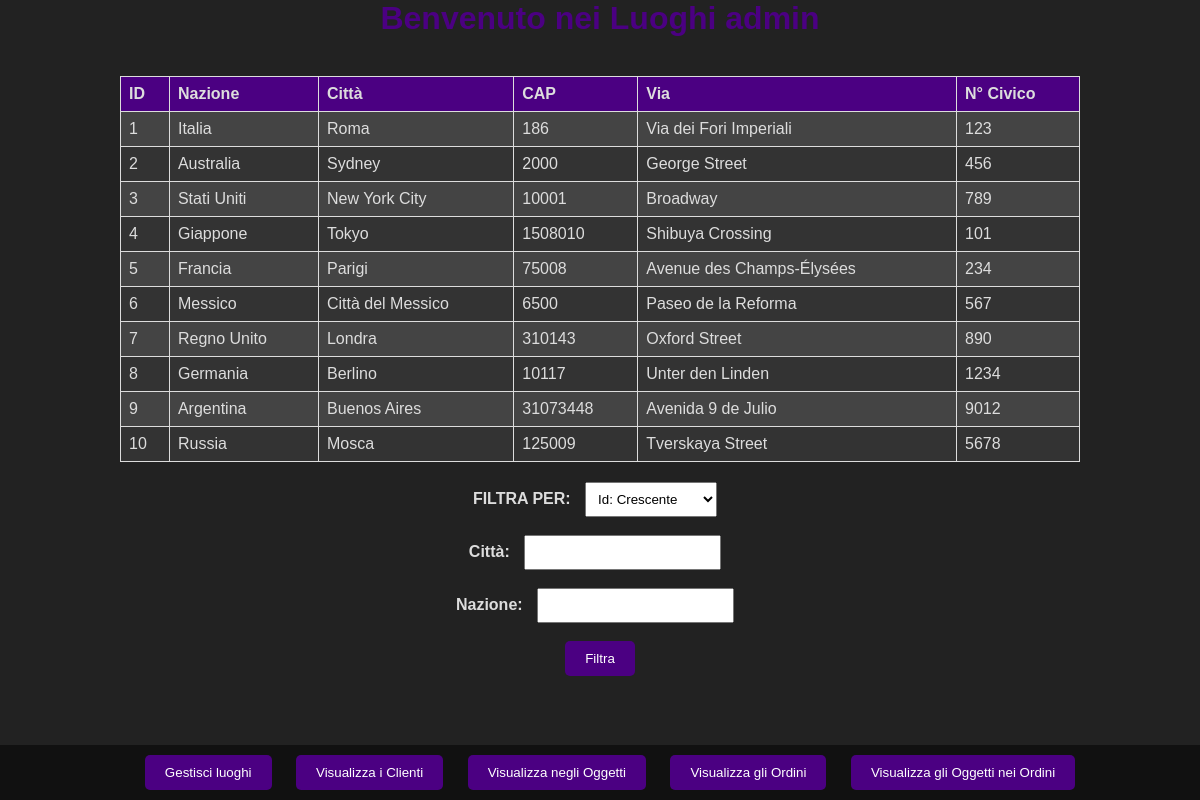
/luoghi.php (signed in), run on the app's committed database.
### tables this page shows
CREATE TABLE `luoghi_consegna` (
  `id` int(11) NOT NULL,
  `citta` varchar(30) NOT NULL,
  `nazione` varchar(30) NOT NULL,
  `cap` varchar(30) NOT NULL,
  `via` varchar(50) NOT NULL,
  `num_civico` int(11) NOT NULL
);

### luoghi.php (the view, shortened to what this page needs)
<?php
require "credenziali.php";
if (isset($_SESSION["UTENTE"])) {
    echo "<html>
        <head>
        <style>
        body {
            font-family: Arial, sans-serif;
            margin: 0;
            padding: 0;
            margin-bottom: 70px;
            background-color: #222;
            color: #ddd;
        }
        h1 {
            text-align: center;
            color: #4B0082; /* Indaco */
        }
        table {
            width: 80%;
            margin: auto;
            border-collapse: collapse;
            background-color: #333;
        }
        th, td {
            border: 1px solid #ddd;
            padding: 8px;
            text-align: left;
            color: #ddd;
        }
        th {
            background-color: #4B0082; /* Indaco */
            color: #ddd;
        }
        tr:nth-child(even) {
            background-color: #444;
        }
        footer {
            background-color: #111;
            color: #ddd;
            padding: 10px;
            text-align: center;
            position: fixed;
            bottom: 0;
            width: 100%;
        }
        button {
            padding: 10px 20px;
            margin: 0 10px;
            background-color: #4B0082; /* Indaco */
            color: white;
            border: none;
            border-radius: 5px;
            cursor: pointer;
        }
        button:hover {
            background-color: #6A5ACD; /* Lavanda scuro */
        }
        form {
            margin-top: 20px;
            text-align: center;
        }
        label {
            font-weight: bold;
            margin-right: 10px;
            color: #ddd;
        }
        select, input {
            padding: 8px;
            margin-right: 10px;
        }
    </style>
        </head>
        <body>";
    echo "<h1>Benvenuto nei Luoghi " . $_SESSION["UTENTE"]. "</h1>";
    echo "<footer>
        <button onclick='redirectToPage(\"aggiungi_luogo.php\")'>Gestisci luoghi</button>
        <button onclick='redirectToPage(\"protetta.php\")'>Visualizza i Clienti</button>
        <button onclick='redirectToPage(\"oggetti.php\")'>Visualizza negli Oggetti</button>
        <button onclick='redirectToPage(\"ordini.php\")'>Visualizza gli Ordini</button>
        <button onclick='redirectToPage(\"oggetti_ordini.php\")'>Visualizza gli Oggetti nei Ordini</button>
      </footer><br>";
    try {
        $conn = new PDO("mysql:host=$servername;dbname=$dbname", $username, $password);
        $conn->setAttribute(PDO::ATTR_ERRMODE, PDO::ERRMODE_EXCEPTION);
        $sql = 'SELECT * FROM luoghi_consegna';
        $params = [];
        $statement = $conn->prepare($sql);
        $statement->execute($params);
        if ($statement->rowCount() > 0) {
            echo "<table>
                    <tr>
                        <th>ID</th>
                        <th>Nazione</th>
                        <th>Città</th>
                        <th>CAP</th>
                        <th>Via</th>
                        <th>N° Civico</th>
                    </tr>";
            while ($row = $statement->fetch(PDO::FETCH_ASSOC)) {
                $id = $row['id'] ?? '-';
                $nazione = $row['nazione'] ?? '-';
                $citta = $row['citta'] ?? '-';
                $cap = $row['cap'] ?? '-';
                $via = $row['via'] ?? '-';
                $num_civico = $row['num_civico'] ?? '-';
                echo "<tr>
                        <td>{$id}</td>
                        <td>{$nazione}</td>
                        <td>{$citta}</td>
                        <td>{$cap}</td>
                        <td>{$via}</td>
                        <td>{$num_civico}</td>
                    </tr> ";
            }
            echo "</table>";
            echo "<form method='POST'>
                    <label for='my_html_select_box'>FILTRA PER:</label>
                    <select name='my_html_select_box'>
                        <option>Id: Crescente</option>
                        <option>Id: Decrescente</option>
                    </select><br><br>
                    <label for='citta'>Città:</label>
                    <input type='text' name='citta'><br><br>
                    <label for='nazione'>Nazione:</label>
                    <input type='text' name='nazione'><br><br>
                    <button type='submit'>Filtra</button>
                </form>";
        } else {
            echo "Nessun risultato trovato";
        }
    } catch (PDOException $e) {
        echo "Connection failed: " . $e->getMessage();
    } finally {
        $conn = null;
    }
    echo "</body>
        </html>";
} else {
    echo "Accesso non consentito";
}
?>

### luoghi.php (style rules this page uses)
body { font-family: Arial, sans-serif; margin: 0; padding: 0; margin-bottom: 70px; background-color: #222; color: #ddd; }
h1 { text-align: center; color: #4B0082; }
table { width: 80%; margin: auto; border-collapse: collapse; background-color: #333; }
th, td { border: 1px solid #ddd; padding: 8px; text-align: left; color: #ddd; }
th { background-color: #4B0082; color: #ddd; }
tr:nth-child(even) { background-color: #444; }
footer { background-color: #111; color: #ddd; padding: 10px; text-align: center; position: fixed; bottom: 0; width: 100%; }
button { padding: 10px 20px; margin: 0 10px; background-color: #4B0082; color: white; border: none; border-radius: 5px; cursor: pointer; }
form { margin-top: 20px; text-align: center; }
label { font-weight: bold; margin-right: 10px; color: #ddd; }
select, input { padding: 8px; margin-right: 10px; }

### data on the page
luoghi_consegna: id "1", nazione "Italia", citta "Roma", cap "186", via "Via dei Fori Imperiali", num_civico "123"
luoghi_consegna: id "2", nazione "Australia", citta "Sydney", cap "2000", via "George Street", num_civico "456"
luoghi_consegna: id "3", nazione "Stati Uniti", citta "New York City", cap "10001", via "Broadway", num_civico "789"
luoghi_consegna: id "4", nazione "Giappone", citta "Tokyo", cap "1508010", via "Shibuya Crossing", num_civico "101"
luoghi_consegna: id "5", nazione "Francia", citta "Parigi", cap "75008", via "Avenue des Champs-Élysées", num_civico "234"
luoghi_consegna: id "6", nazione "Messico", citta "Città del Messico", cap "6500", via "Paseo de la Reforma", num_civico "567"
luoghi_consegna: id "7", nazione "Regno Unito", citta "Londra", cap "310143", via "Oxford Street", num_civico "890"
luoghi_consegna: id "8", nazione "Germania", citta "Berlino", cap "10117", via "Unter den Linden", num_civico "1234"
luoghi_consegna: id "9", nazione "Argentina", citta "Buenos Aires", cap "31073448", via "Avenida 9 de Julio", num_civico "9012"
luoghi_consegna: id "10", nazione "Russia", citta "Mosca", cap "125009", via "Tverskaya Street", num_civico "5678"
